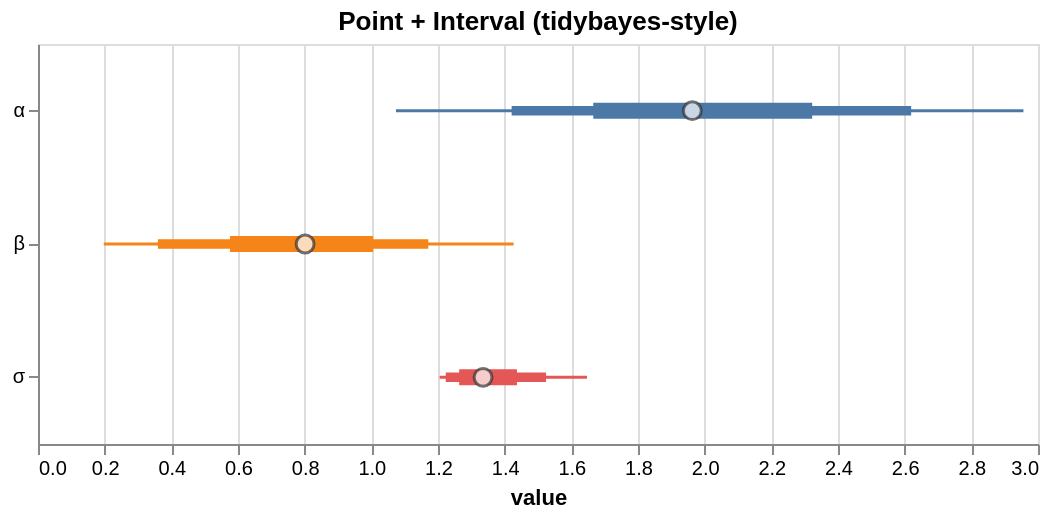

The specification (Vega-Lite) saved for this image:
### Vega-Lite specification from a JSON file in a GitHub repository (floating-point values rounded to 4 significant figures)
{"$schema": "https://vega.github.io/schema/vega-lite/v5.json", "data": {"values": [{"__point__": 0.8014, "hi_0_5_": 1.005, "hi_0_8_": 1.171, "hi_0_95_": 1.427, "lo_0_5_": 0.5761, "lo_0_8_": 0.3597, "lo_0_95_": 0.1974, "parameter": "β"}, {"__point__": 1.963, "hi_0_5_": 2.323, "hi_0_8_": 2.62, "hi_0_95_": 2.956, "lo_0_5_": 1.666, "lo_0_8_": 1.421, "lo_0_95_": 1.074, "parameter": "α"}, {"__point__": 1.335, "hi_0_5_": 1.437, "hi_0_8_": 1.524, "hi_0_95_": 1.647, "lo_0_5_": 1.264, "lo_0_8_": 1.223, "lo_0_95_": 1.205, "parameter": "σ"}]}, "height": 200, "layer": [{"encoding": {"color": {"field": "parameter", "legend": null, "type": "nominal"}, "tooltip": [{"field": "__point__", "title": "value (estimate)", "type": "quantitative"}, {"field": "parameter", "type": "nominal"}, {"field": "lo_0_95_", "title": "95% lo", "type": "quantitative"}, {"field": "hi_0_95_", "title": "95% hi", "type": "quantitative"}], "x": {"field": "lo_0_95_", "scale": {"zero": false}, "title": "value", "type": "quantitative"}, "x2": {"field": "hi_0_95_"}, "y": {"axis": {"title": null}, "field": "parameter", "type": "nominal"}}, "mark": {"strokeWidth": 1.5, "type": "rule"}, "params": [{"bind": "scales", "name": "grid", "select": {"encodings": ["x"], "type": "interval"}}]}, {"encoding": {"color": {"field": "parameter", "legend": null, "type": "nominal"}, "tooltip": [{"field": "__point__", "title": "value (estimate)", "type": "quantitative"}, {"field": "parameter", "type": "nominal"}, {"field": "lo_0_95_", "title": "95% lo", "type": "quantitative"}, {"field": "hi_0_95_", "title": "95% hi", "type": "quantitative"}], "x": {"field": "lo_0_8_", "scale": {"zero": false}, "title": "value", "type": "quantitative"}, "x2": {"field": "hi_0_8_"}, "y": {"axis": {"title": null}, "field": "parameter", "type": "nominal"}}, "mark": {"strokeWidth": 4.75, "type": "rule"}}, {"encoding": {"color": {"field": "parameter", "legend": null, "type": "nominal"}, "tooltip": [{"field": "__point__", "title": "value (estimate)", "type": "quantitative"}, {"field": "parameter", "type": "nominal"}, {"field": "lo_0_95_", "title": "95% lo", "type": "quantitative"}, {"field": "hi_0_95_", "title": "95% hi", "type": "quantitative"}], "x": {"field": "lo_0_5_", "scale": {"zero": false}, "title": "value", "type": "quantitative"}, "x2": {"field": "hi_0_5_"}, "y": {"axis": {"title": null}, "field": "parameter", "type": "nominal"}}, "mark": {"strokeWidth": 8.0, "type": "rule"}}, {"encoding": {"tooltip": [{"field": "__point__", "title": "value (estimate)", "type": "quantitative"}, {"field": "parameter", "type": "nominal"}, {"field": "lo_0_95_", "title": "95% lo", "type": "quantitative"}, {"field": "hi_0_95_", "title": "95% hi", "type": "quantitative"}], "x": {"field": "__point__", "scale": {"zero": false}, "type": "quantitative"}, "y": {"field": "parameter", "type": "nominal"}}, "mark": {"color": "white", "filled": true, "size": 80, "stroke": "#333", "strokeWidth": 1.5, "type": "point"}}], "title": "Point + Interval (tidybayes-style)", "width": 500}
